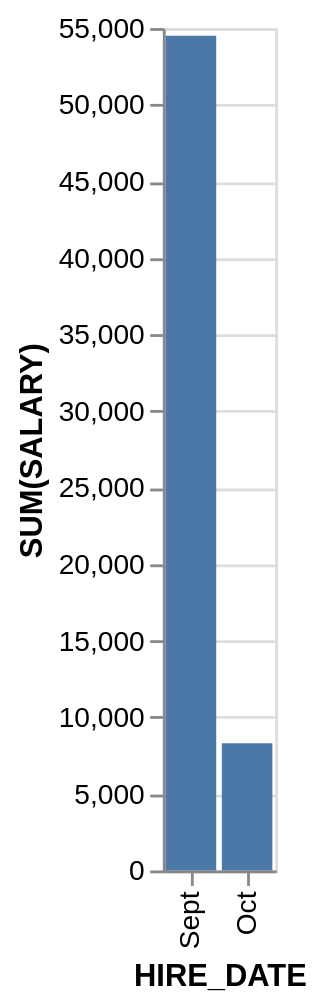

The specification (Vega-Lite) saved for this image:
### Vega-Lite specification from a JSON file in a GitHub repository (floating-point values rounded to 4 significant figures)
{"data": {"values": [{"x_data": "Sept", "y_data": 54500}, {"x_data": "Oct", "y_data": 8300}]}, "mark": "bar", "encoding": {"x": {"field": "x_data", "type": "nominal", "title": "HIRE_DATE", "sort": {"op": "sum", "field": "y_data", "order": "descending"}}, "y": {"field": "y_data", "type": "quantitative", "title": "SUM(SALARY)"}}}
